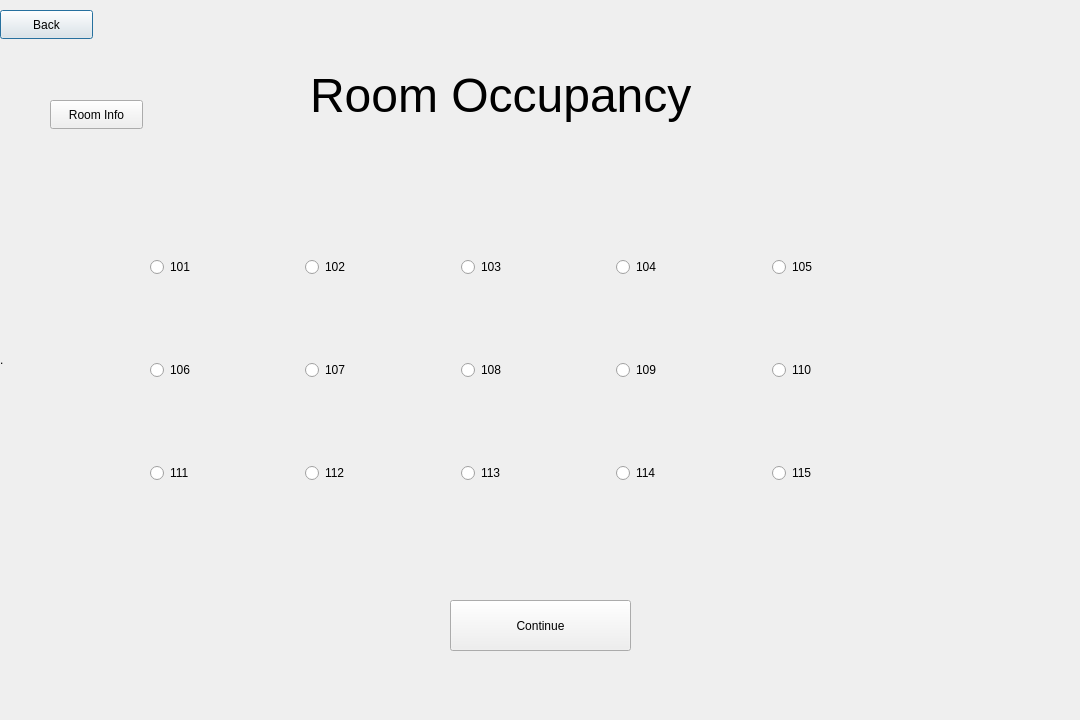
<?xml version="1.0" encoding="UTF-8"?>
<ui version="4.0">
 <class>roomoccupancy</class>
 <widget class="QDialog" name="roomoccupancy">
  <property name="geometry">
   <rect>
    <x>0</x>
    <y>0</y>
    <width>1080</width>
    <height>720</height>
   </rect>
  </property>
  <property name="windowTitle">
   <string>Dialog</string>
  </property>
  <widget class="QLabel" name="label">
   <property name="geometry">
    <rect>
     <x>0</x>
     <y>0</y>
     <width>1080</width>
     <height>720</height>
    </rect>
   </property>
   <property name="styleSheet">
    <string notr="true">background:url(:/Image/OIP.jfif)</string>
   </property>
   <property name="text">
    <string>.</string>
   </property>
  </widget>
  <widget class="QLabel" name="label_2">
   <property name="geometry">
    <rect>
     <x>310</x>
     <y>30</y>
     <width>531</width>
     <height>131</height>
    </rect>
   </property>
   <property name="font">
    <font>
     <pointsize>36</pointsize>
    </font>
   </property>
   <property name="text">
    <string>Room Occupancy</string>
   </property>
  </widget>
  <widget class="QWidget" name="layoutWidget">
   <property name="geometry">
    <rect>
     <x>150</x>
     <y>180</y>
     <width>771</width>
     <height>381</height>
    </rect>
   </property>
   <layout class="QGridLayout" name="gridLayout">
    <item row="0" column="0">
     <widget class="QRadioButton" name="radioButton">
      <property name="text">
       <string>101</string>
      </property>
     </widget>
    </item>
    <item row="0" column="1">
     <widget class="QRadioButton" name="radioButton_2">
      <property name="styleSheet">
       <string notr="true"/>
      </property>
      <property name="text">
       <string>102</string>
      </property>
     </widget>
    </item>
    <item row="0" column="2">
     <widget class="QRadioButton" name="radioButton_3">
      <property name="text">
       <string>103</string>
      </property>
     </widget>
    </item>
    <item row="0" column="3">
     <widget class="QRadioButton" name="radioButton_4">
      <property name="text">
       <string>104</string>
      </property>
     </widget>
    </item>
    <item row="0" column="4">
     <widget class="QRadioButton" name="radioButton_5">
      <property name="text">
       <string>105</string>
      </property>
     </widget>
    </item>
    <item row="1" column="0">
     <widget class="QRadioButton" name="radioButton_6">
      <property name="text">
       <string>106</string>
      </property>
     </widget>
    </item>
    <item row="1" column="1">
     <widget class="QRadioButton" name="radioButton_7">
      <property name="text">
       <string>107</string>
      </property>
     </widget>
    </item>
    <item row="1" column="2">
     <widget class="QRadioButton" name="radioButton_8">
      <property name="text">
       <string>108</string>
      </property>
     </widget>
    </item>
    <item row="1" column="3">
     <widget class="QRadioButton" name="radioButton_9">
      <property name="text">
       <string>109</string>
      </property>
     </widget>
    </item>
    <item row="1" column="4">
     <widget class="QRadioButton" name="radioButton_10">
      <property name="text">
       <string>110</string>
      </property>
     </widget>
    </item>
    <item row="2" column="0">
     <widget class="QRadioButton" name="radioButton_11">
      <property name="text">
       <string>111</string>
      </property>
     </widget>
    </item>
    <item row="2" column="1">
     <widget class="QRadioButton" name="radioButton_12">
      <property name="text">
       <string>112</string>
      </property>
     </widget>
    </item>
    <item row="2" column="2">
     <widget class="QRadioButton" name="radioButton_13">
      <property name="text">
       <string>113</string>
      </property>
     </widget>
    </item>
    <item row="2" column="3">
     <widget class="QRadioButton" name="radioButton_14">
      <property name="text">
       <string>114</string>
      </property>
     </widget>
    </item>
    <item row="2" column="4">
     <widget class="QRadioButton" name="radioButton_15">
      <property name="styleSheet">
       <string notr="true"/>
      </property>
      <property name="text">
       <string>115</string>
      </property>
     </widget>
    </item>
   </layout>
  </widget>
  <widget class="QPushButton" name="back">
   <property name="geometry">
    <rect>
     <x>0</x>
     <y>10</y>
     <width>93</width>
     <height>29</height>
    </rect>
   </property>
   <property name="text">
    <string>Back</string>
   </property>
  </widget>
  <widget class="QPushButton" name="Continue">
   <property name="geometry">
    <rect>
     <x>450</x>
     <y>600</y>
     <width>181</width>
     <height>51</height>
    </rect>
   </property>
   <property name="text">
    <string>Continue</string>
   </property>
  </widget>
  <widget class="QPushButton" name="pushButton">
   <property name="geometry">
    <rect>
     <x>50</x>
     <y>100</y>
     <width>93</width>
     <height>29</height>
    </rect>
   </property>
   <property name="text">
    <string>Room Info</string>
   </property>
  </widget>
  <zorder>label</zorder>
  <zorder>layoutWidget</zorder>
  <zorder>label_2</zorder>
  <zorder>back</zorder>
  <zorder>Continue</zorder>
  <zorder>pushButton</zorder>
 </widget>
 <resources/>
 <connections/>
</ui>
